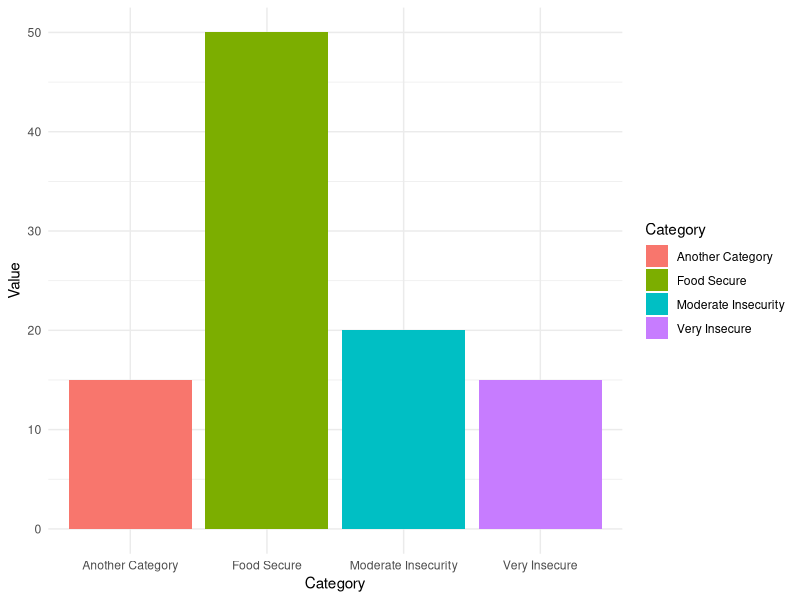

Here is the R script that generated this plot:
## ---- chunk 1
# Sample R code to visualize food insecurity data
library(ggplot2)
data <- data.frame(
  Category = c("Food Secure", "Moderate Insecurity", "Another Category", "Very Insecure"),
  Value = c(50, 20, 15, 15)
)
ggplot(data, aes(x = Category, y = Value, fill = Category)) +
  geom_bar(stat = "identity") +
  theme_minimal()
